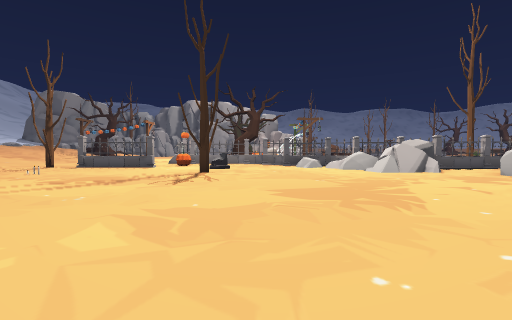
View 1 (above)

24 first-person views from a walk through a Unity game level. The camera is 1.5 m above the floor, tilts 2° down and sees 85° across. The floor is counted in squares, 2 m on a side. Each view is taken from the middle of a square. On the plan, view 1 faces up. The plan holds only what a view shows up to about 10 squares ahead; the rest is blank. The place goes on beyond the plan. The player is left out. Some animated figures are not drawn. Door leaves are left out, so doorways stand open. Some surface patterns are stand-ins.

View 2
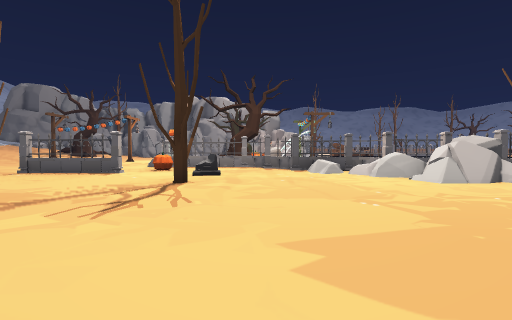

View 3
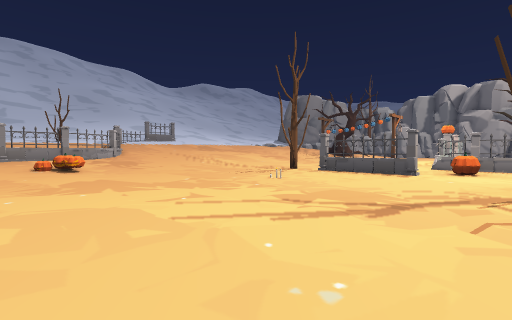

View 4
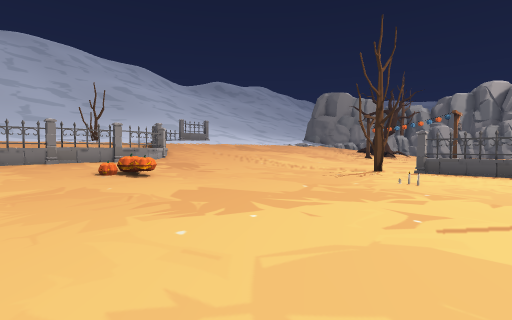

View 5
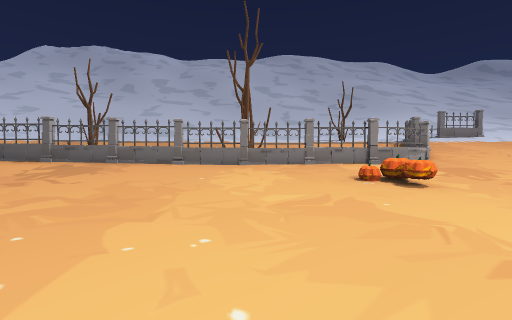

View 6
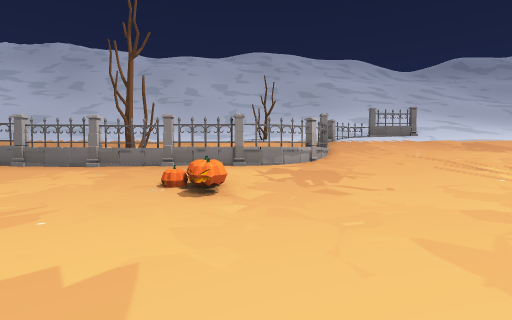

View 7
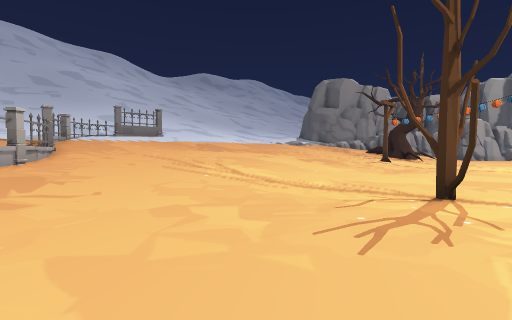

View 8
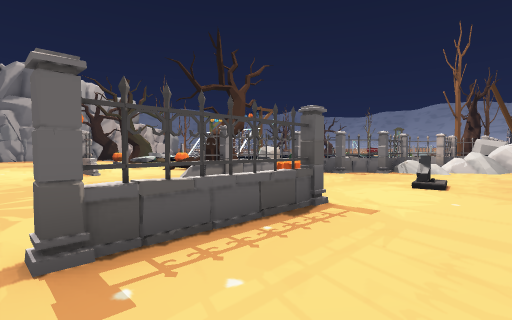

View 9
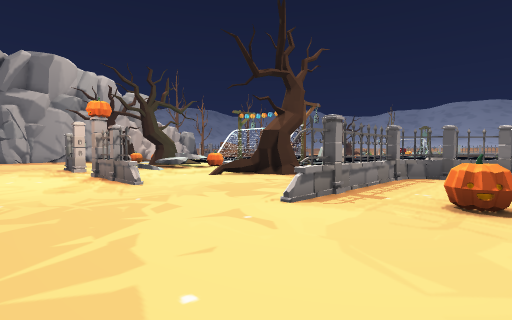

View 10
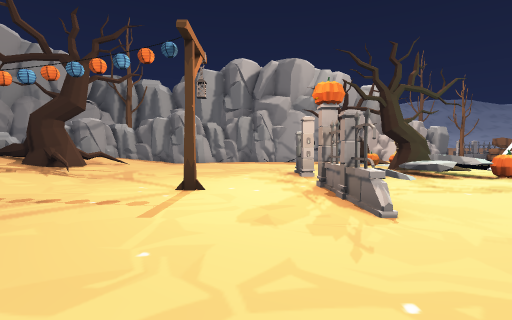

View 11
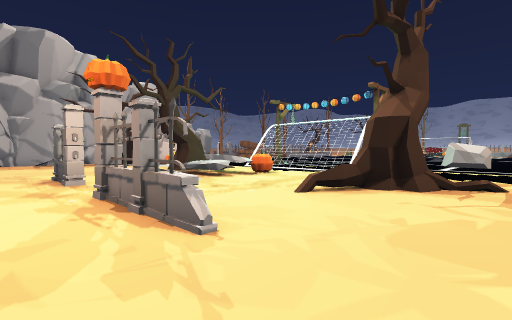

View 12
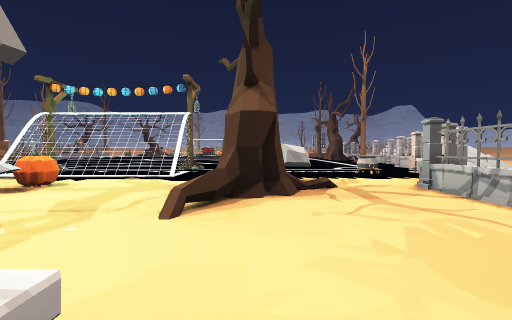

View 13
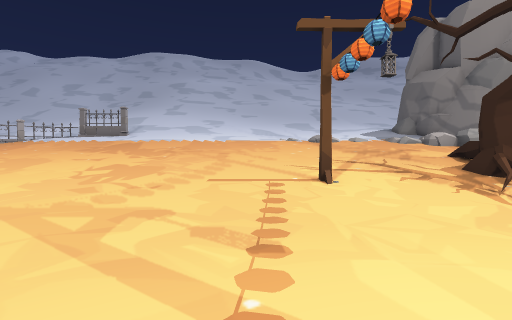

View 14
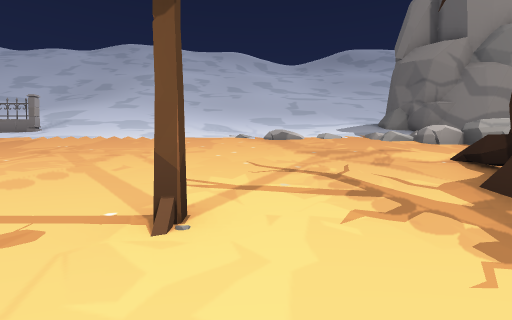

View 15
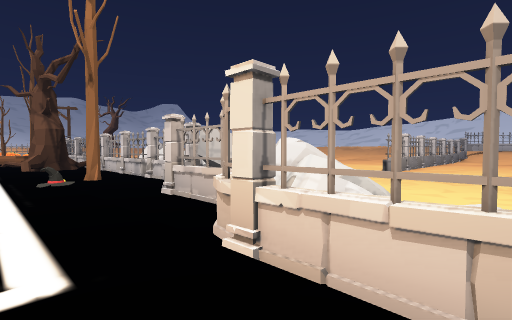

View 16
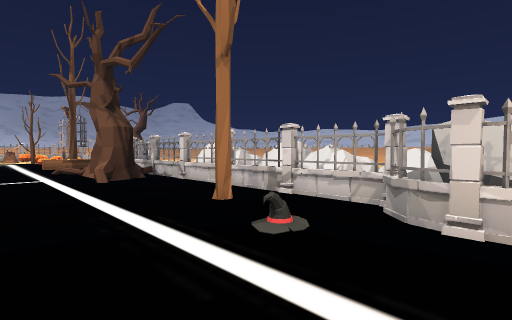

View 17
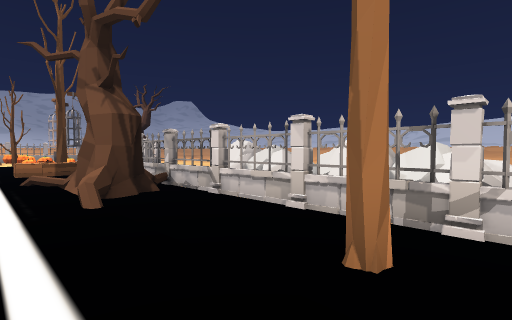

View 18
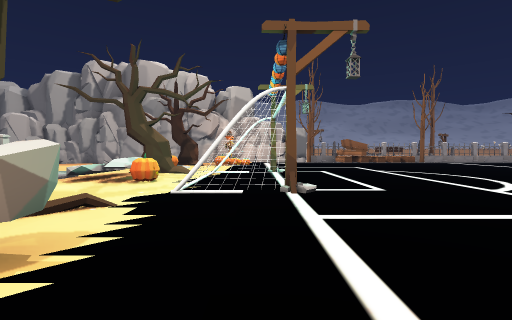

View 19
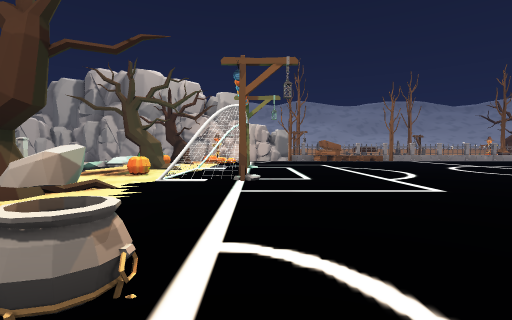

View 20
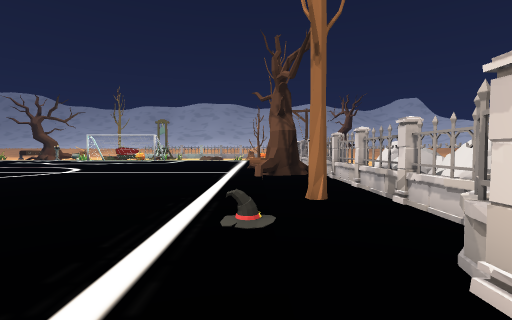

View 21
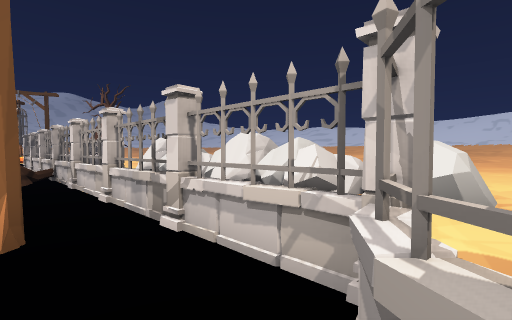

View 22
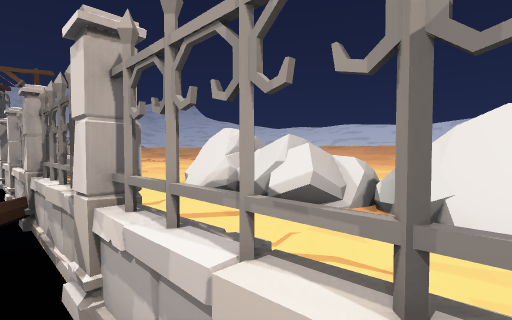

View 23
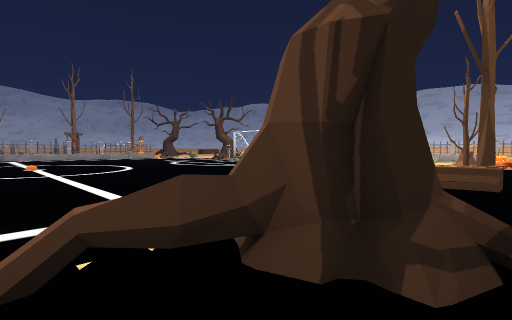

View 24
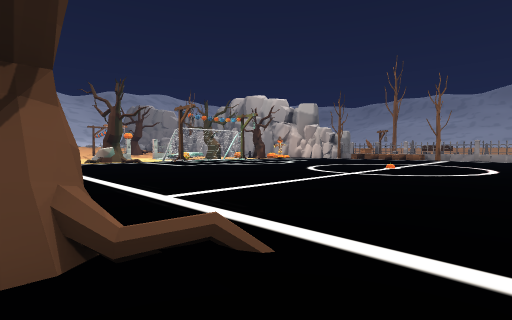

### Floor plan
Key: @ floor where view 1 was taken; # wall or solid block; . main floor; : floor 0.25 m higher than the main floor; + floor 0.5 m higher than the main floor; * floor 0.75 m higher than the main floor; % floor 1 m higher than the main floor; / step, stairs or slope; D open door; = window, fence, low wall or low ledge; O other object.
Columns run from 21 left of view 1 to 19 right of it. Each row starts with its distance up from view 1.
 26 //==/=###........  .O..##::
 25 ///////#=.......O /*O..#::: :::
 24 //////////.....D# /OOO.#::: :::
 23  ////////........./....#::: :::
 22 /////////......D.......#::: :::      ::
 21 ///////+#....#.##.......#/: ::     :::
 20 /////////.......#..O....::  ::     ::
 19  ////////.......=..OOO..:::::      :
 18 /////////...........=.O.::         :
 17 /////////...............::         :
 16 /////////...............::::       :
 15 /////////........=#===..O::::::::::::::::
 14 // //////.........O..#=.///  /    /O//  O
 13    //////........OO...##==.....O   OOO .O
 12    //////...O.=#O...O..//%#O#.......#..
 11    //////................#=OO#=#=#=#=#=#=
 10   ///////..........O.....===..   ......
  9  ##//////.....O............... ####=###
  8  //###+//....................######=###
  7      =+//....................    =
  6      ##+/.....................
  5      ##+O..................#..
  4      #+//.................. ..
  3      #+/:.................  ..
  2      #+/:........  ......
  1      #+/:.....      ...
  0      #+/:....        @
 -1      #///...
 -2      #///..
 -3      #///.
 -4      #///
 -5      #//
 -6      #/

Positions as (right, up) in squares from view 1, and headings:
1: (0, 0), facing up
2: (0, 3), facing up
3: (-2, 3), facing up-left
4: (-5, 2), facing up-left
5: (-7, 2), facing left
6: (-8, 6), facing left
7: (-8, 7), facing up-left
8: (-8, 10), facing up-right
9: (-8, 13), facing up-right
10: (-7, 16), facing up
11: (-7, 17), facing up-right
12: (-6, 19), facing right
13: (-8, 20), facing left
14: (-11, 22), facing left
15: (2, 15), facing down-right
16: (6, 16), facing down-right
17: (9, 15), facing down-right
18: (3, 16), facing up
19: (4, 14), facing up
20: (5, 14), facing right
21: (7, 13), facing down-right
22: (12, 12), facing down-right
23: (13, 12), facing up-right
24: (18, 13), facing up-left
